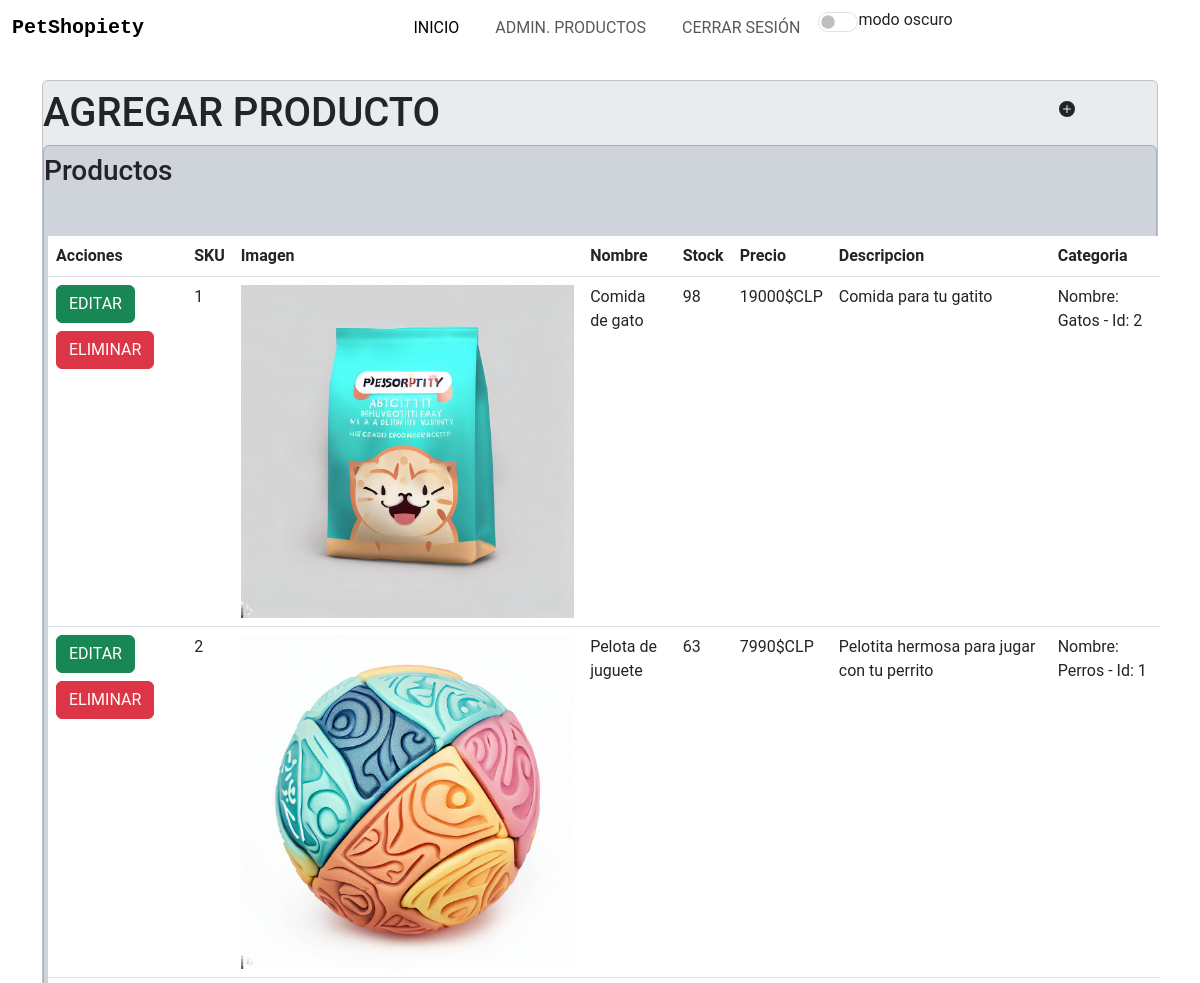
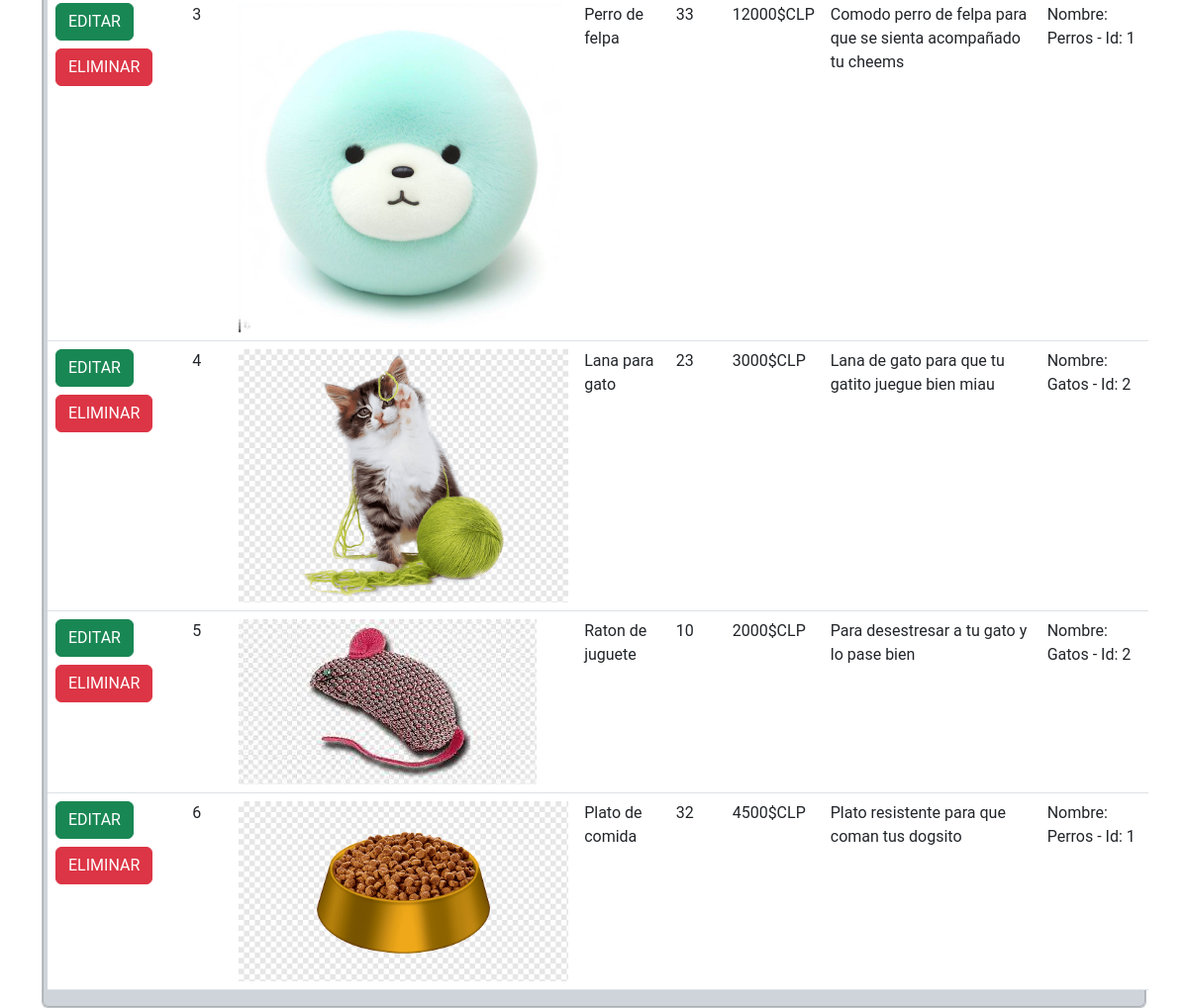
/admin_productos (signed in), run on an earlier commit of the app's database (2 pictures, top to bottom).
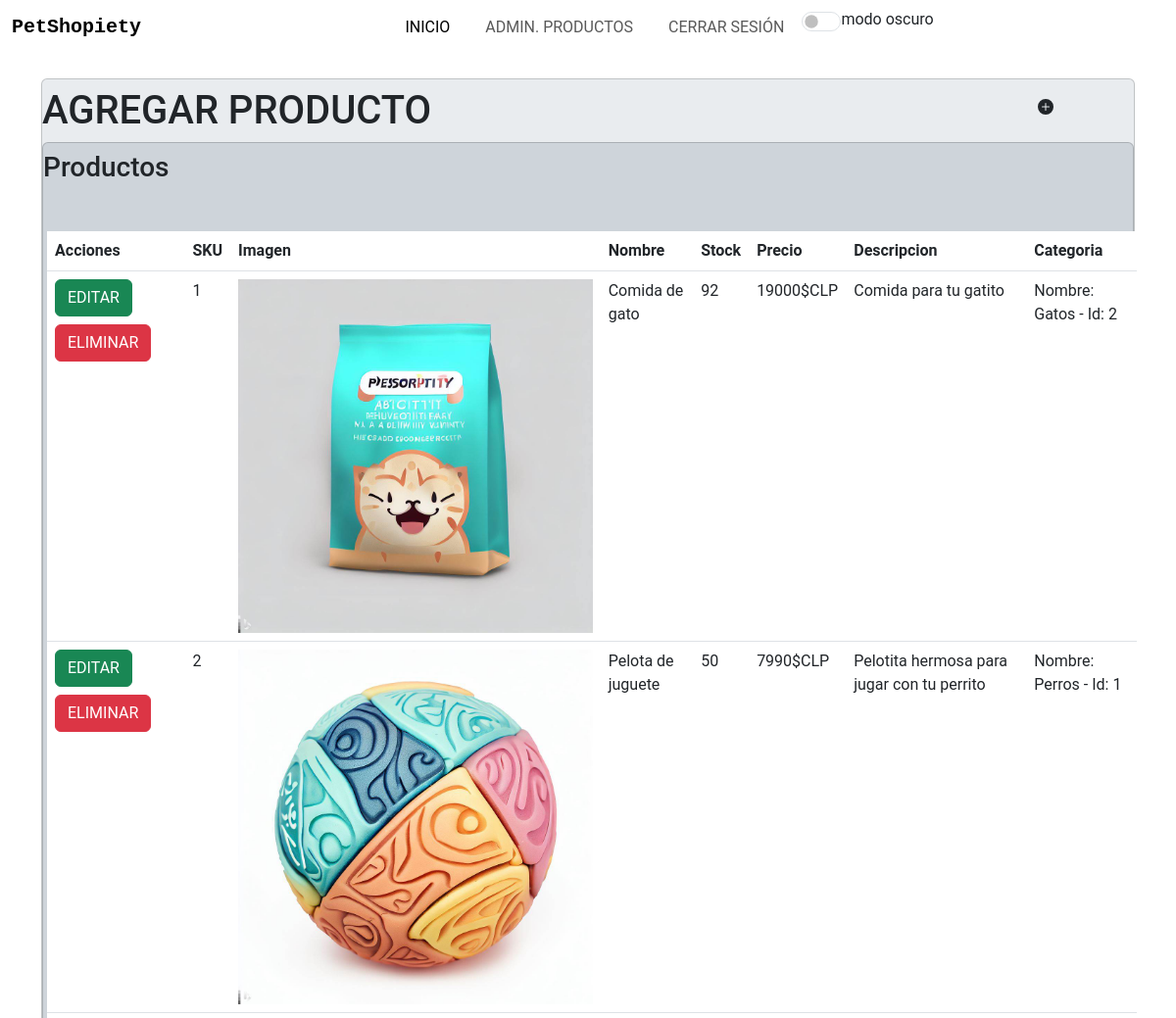
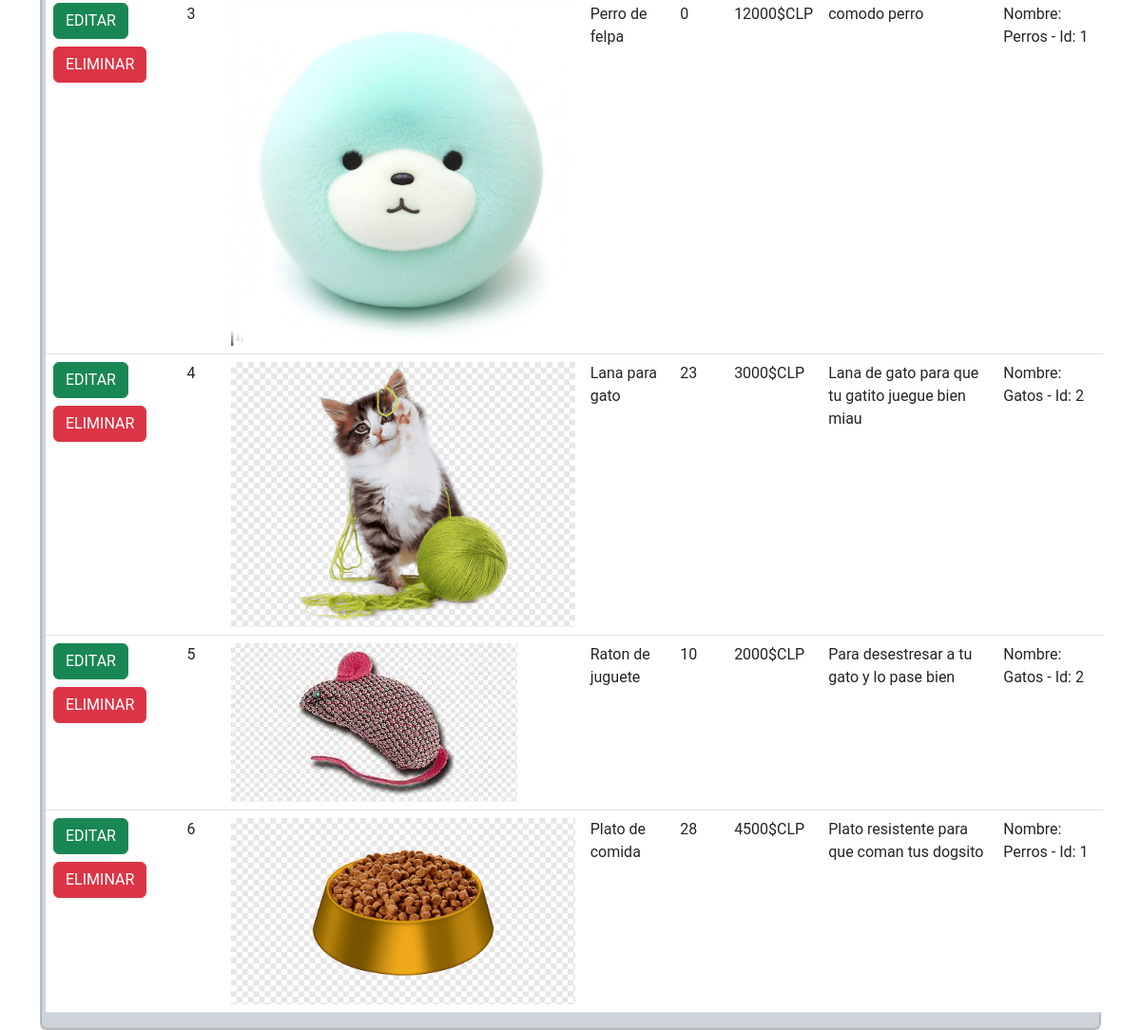
And on a later commit of the database (2 pictures, top to bottom).
### apps/PetShopiety/models.py (models this page shows, shortened)
class Producto(models.Model):
    sku = models.IntegerField(primary_key=True)
    nombre = models.CharField(max_length=50)
    stock = models.IntegerField()
    precio = models.IntegerField()
    descripcion = models.CharField(max_length=200)
    id_cat = models.ForeignKey(Categoria, on_delete=models.CASCADE)
    img_url = models.ImageField(upload_to='imagenesProducto')

class Categoria(models.Model):
    id_categoria = models.IntegerField(primary_key=True)
    nombre_categoria = models.CharField(max_length=100)
    def __str__(self):
        txt = "Nombre: {0} - Id: {1}"
        return txt.format(self.nombre_categoria, self.id_categoria)

### apps/PetShopiety/views.py (the view)
# urls.py: path('admin_productos', views.cargarAdminProductos),
@user_passes_test(lambda user: user.is_authenticated and user.administrador)
def cargarAdminProductos(request):
    categorias = Categoria.objects.all()
    productos = Producto.objects.all()
    return render(request, "administrarProductos.html", {"cate": categorias, "prod": productos})

### apps/PetShopiety/templates/administrarProductos.html (shortened to what this page needs)
<!DOCTYPE html>
<html lang="en">
{%load static%}
<head>
    {%block head%}
    <link rel="stylesheet" href="{% static 'css/style.css' %}">
    {%endblock%}
    <link href="https://cdn.jsdelivr.net/npm/bootstrap@5.3.0-alpha3/dist/css/bootstrap.min.css" rel="stylesheet"
 />
    <link rel="stylesheet" href="https://cdn.jsdelivr.net/npm/bootstrap-icons@1.10.5/font/bootstrap-icons.css">
</head>
<body class="">
    <nav class="navbar navbar-expand-lg mb-4">
        <div class="container-fluid">
            <a class="navbar-brand fw-bold" href="/index">PetShopiety</a>
            <div class="collapse navbar-collapse" id="navbarSupportedContent">
                <ul class="navbar-nav m-auto mb-2 mb-lg-0">
                    <li class="nav-item">
                        <a class="nav-link active" href="/index">Inicio</a>
                    </li>
                      <li>
                        {% if user.is_authenticated and user.administrador %}
                        <a class="nav-link" href="/admin_productos">ADMIN. PRODUCTOS</a>
                        {% endif %}
                      </li>
                      <li>
                        {% if request.user.is_authenticated %}
                        <a class="nav-link" href="/cerrar_sesion">Cerrar sesión</a>
                        {% endif %}
                      </li>
                    <li>
                        <div class="form-check form-switch">
                            <input type="checkbox" class="form-check-input" id="checkbox" onclick="setDarkMode()">
                            <label class="form-check-label" for="checkbox">modo oscuro</label>
                        </div>
                    </li>
                </ul>
            </div>
        </div>
    </nav>
    <main class="d-flex align-items-center py-md-0">
        <div class="container">
            <div class="card admin-card bg-body-secondary">
                <div class="row">
                    <div class="col-11">
                        <h1 class="py-2 m-0">AGREGAR PRODUCTO</h1>
                    </div>
                    <div class="col-1 py-2">
                        <button class="btn btn-agregar" data-bs-toggle="modal" data-bs-target="#modal-agregar"><svg
                                xmlns="http://www.w3.org/2000/svg" width="16" height="16" fill="currentColor"
                                class="bi bi-plus-circle-fill" viewBox="0 0 16 16">
                                <path
                                    d="M16 8A8 8 0 1 1 0 8a8 8 0 0 1 16 0zM8.5 4.5a.5.5 0 0 0-1 0v3h-3a.5.5 0 0 0 0 1h3v3a.5.5 0 0 0 1 0v-3h3a.5.5 0 0 0 0-1h-3v-3z" />
                            </svg>
                        </button>
                    </div>
                </div>
                <div class="card listar-card bg-dark-subtle">
                    <div class="row mt-2">
                        <div class="col-12">
                            <h3>Productos</h3>
                        </div>
                        <div class="row mt-4 d-flex">
                            <table class="table m-3">
                                <thead>
                                    <tr>
                                        <th scope="col">Acciones</th>
                                        <th scope="col">SKU</th>
                                        <th scope="col">Imagen</th>
                                        <th scope="col">Nombre</th>
                                        <th scope="col">Stock</th>
                                        <th scope="col">Precio</th>
                                        <th scope="col">Descripcion</th>
                                        <th scope="col">Categoria</th>
                                    </tr>
                                </thead>
                                <tbody>
                                    {% for p in prod %}
                                    <tr>
                                        <th scope="row">
                                            <a class="btn btn-success" href="/editarProducto/{{p.sku}}">EDITAR</a>
                                            <a class="btn btn-danger my-2" href="/eliminarProducto/{{p.sku}}"
                                                id="">ELIMINAR</a>
                                        </th>
                                        <td>{{p.sku}}</td>
                                        <td><img src="{{p.img_url.url}}" alt="" class="img-fluid"></td>
                                        <td>{{p.nombre}}</td>
                                        <td>{{p.stock}}</td>
                                        <td>{{p.precio}}$CLP</td>
                                        <td>{{p.descripcion}}</td>
                                        <td>{{p.id_cat}}</td>
                                        {%endfor%}
                                    </tr>
                                </tbody>
                            </table>
                        </div>
                    </div>
                </div>
            </div>
        </div>
    </main>
</body>
</html>

### apps/PetShopiety/static/css/style.css (style rules this page uses)
* { padding: 0; margin: 0; box-sizing: border-box; font-family: 'Roboto', sans-serif; box-sizing: border-box; }
.navbar-brand { font-size: 2rem; font-family: 'Source Code Pro', monospace; color: black; }
.nav-link { margin: 0 10px 0 10px; color: black; text-transform: uppercase; }
.btn { background-color: rgb(133, 213, 229); }
.admin-card { border: 0; border-radius: 10px; }
.btn-agregar { margin-left: -40px; }
#checkbox { width: 40px; height: 20px; cursor: pointer; }

What changed in the data, as far as the page shows it:
changed Producto "Comida de gato": stock "98" → "92"
changed Producto "Pelota de juguete": stock "63" → "50"
changed Producto "Perro de felpa": stock "33" → "0"; descripcion "Comodo perro de felpa para que se sienta acompañado tu cheems" → "comodo perro"
changed Producto "Plato de comida": stock "32" → "28"
